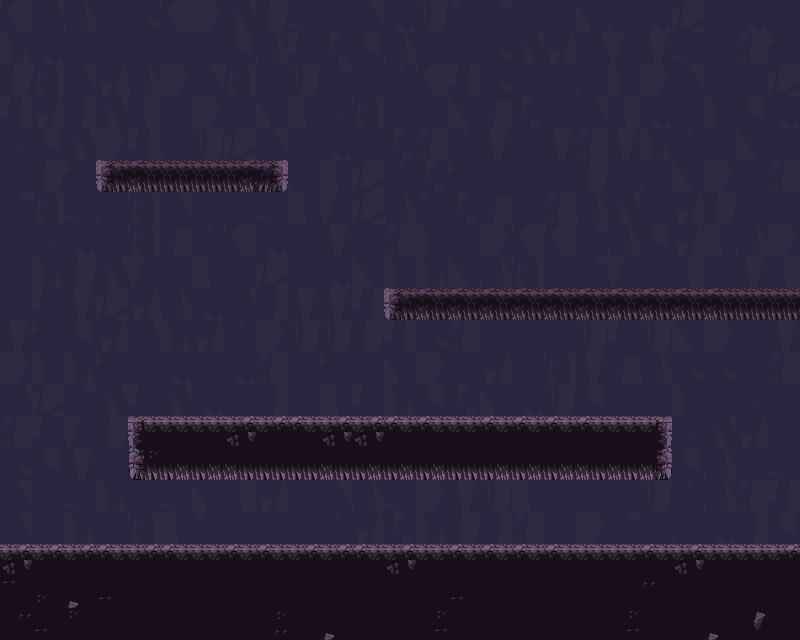

The image is a tile-based game level rendered from a .tmx file. Its description and complete source (layers, tilesets, objects, tile grids) follow:
An orthogonal 25x20 tile map with 32x32 px tiles, 2 tile layers (Background, Tiles), 2 tilesets.

<map version="1.9" tiledversion="1.9.2" orientation="orthogonal" renderorder="right-down" width="25" height="20" tilewidth="32" tileheight="32" infinite="0" nextlayerid="4" nextobjectid="1">
 <editorsettings>
  <export target="cave.json" format="json" />
 </editorsettings>
 <tileset firstgid="1" source="cave.tsx" />
 <tileset firstgid="145" source="cave_background.tsx" />
 <layer id="1" name="Background" width="25" height="20">
  <properties>
   <property name="tileset" value="cave_background" />
  </properties>
  <data encoding="csv">
161,191,179,195,146,161,168,164,160,147,181,188,149,190,174,171,197,187,177,153,149,155,195,149,148,
159,149,145,145,194,150,150,169,152,192,170,169,179,175,195,146,164,178,191,189,166,147,194,184,156,
160,185,167,178,179,168,188,185,193,163,171,148,172,161,165,146,198,148,153,186,168,188,193,193,155,
165,178,182,164,176,187,168,150,177,183,173,158,150,193,162,154,170,197,167,176,149,145,186,196,149,
173,169,164,168,165,153,163,155,188,195,149,193,170,184,172,166,148,166,184,166,159,172,175,162,148,
197,160,156,170,178,155,167,169,168,180,183,155,172,170,156,148,181,187,160,195,180,162,168,187,184,
171,158,147,180,158,167,175,181,147,183,189,155,179,174,170,154,148,157,152,164,187,178,160,181,193,
198,173,149,194,185,154,172,161,149,193,166,181,157,186,150,168,161,161,171,179,169,178,183,179,168,
175,159,160,164,189,195,183,175,155,181,149,162,186,159,162,152,185,198,171,189,197,176,175,166,176,
193,192,166,155,178,179,149,191,182,166,166,165,172,195,150,191,158,197,183,195,146,188,153,152,150,
166,156,169,151,191,159,178,172,168,163,163,160,165,146,157,187,148,195,190,192,190,162,168,175,166,
168,186,159,156,148,149,193,149,157,181,156,198,177,168,197,151,150,158,166,154,152,146,146,181,184,
191,155,171,164,192,164,149,187,182,145,183,192,159,169,170,177,149,163,169,175,145,186,195,173,193,
184,192,189,160,153,156,159,156,197,170,197,165,147,145,190,170,172,185,180,170,184,173,164,178,150,
146,196,166,187,164,153,145,179,150,167,187,197,157,154,189,174,161,153,173,182,172,196,152,198,147,
188,197,147,159,181,147,177,176,151,197,188,179,147,168,166,163,183,181,148,193,190,172,152,157,165,
167,197,159,194,185,183,174,187,198,175,172,178,170,159,160,182,157,148,168,171,181,153,149,182,169,
167,193,156,145,169,145,173,154,158,185,183,187,195,169,190,160,165,171,186,167,186,197,166,161,172,
148,168,182,160,167,176,155,197,183,156,154,178,198,152,165,165,181,191,178,178,183,166,183,168,163,
173,159,145,164,179,195,179,175,169,158,182,146,187,177,192,174,147,185,150,190,183,148,158,160,194
</data>
 </layer>
 <layer id="3" name="Tiles" width="25" height="20">
  <properties>
   <property name="collides" type="bool" value="true" />
   <property name="tileset" value="cave" />
  </properties>
  <data encoding="csv">
0,0,0,0,0,0,0,0,0,0,0,0,0,0,0,0,0,0,0,0,0,0,0,0,0,
0,0,0,0,0,0,0,0,0,0,0,0,0,0,0,0,0,0,0,0,0,0,0,0,0,
0,0,0,0,0,0,0,0,0,0,0,0,0,0,0,0,0,0,0,0,0,0,0,0,0,
0,0,0,0,0,0,0,0,0,0,0,0,0,0,0,0,0,0,0,0,0,0,0,0,0,
0,0,0,0,0,0,0,0,0,0,0,0,0,0,0,0,0,0,0,0,0,0,0,0,0,
0,0,0,49,50,51,52,53,54,0,0,0,0,0,0,0,0,0,0,0,0,0,0,0,0,
0,0,0,0,0,0,0,0,0,0,0,0,0,0,0,0,0,0,0,0,0,0,0,0,0,
0,0,0,0,0,0,0,0,0,0,0,0,0,0,0,0,0,0,0,0,0,0,0,0,0,
0,0,0,0,0,0,0,0,0,0,0,0,0,0,0,0,0,0,0,0,0,0,0,0,0,
0,0,0,0,0,0,0,0,0,0,0,0,49,50,50,50,50,50,50,50,50,50,50,51,52,
0,0,0,0,0,0,0,0,0,0,0,0,0,0,0,0,0,0,0,0,0,0,0,0,0,
0,0,0,0,0,0,0,0,0,0,0,0,0,0,0,0,0,0,0,0,0,0,0,0,0,
0,0,0,0,0,0,0,0,0,0,0,0,0,0,0,0,0,0,0,0,0,0,0,0,0,
0,0,0,0,85,88,88,91,90,86,91,91,87,87,88,87,87,86,87,88,92,0,0,0,0,
0,0,0,0,37,43,43,39,41,41,39,43,43,43,41,43,43,43,39,38,44,0,0,0,0,
0,0,0,0,0,0,0,0,0,0,0,0,0,0,0,0,0,0,0,0,0,0,0,0,0,
0,0,0,0,0,0,0,0,0,0,0,0,0,0,0,0,0,0,0,0,0,0,0,0,0,
91,90,90,87,90,87,89,86,86,90,90,87,91,89,87,86,87,87,88,88,87,91,89,89,90,
119,23,11,143,25,130,137,102,107,7,24,107,134,9,132,106,138,102,10,134,122,144,144,129,10,
120,143,131,102,8,105,25,138,121,107,11,140,130,118,140,102,135,6,25,118,105,10,11,104,107
</data>
 </layer>
</map>
